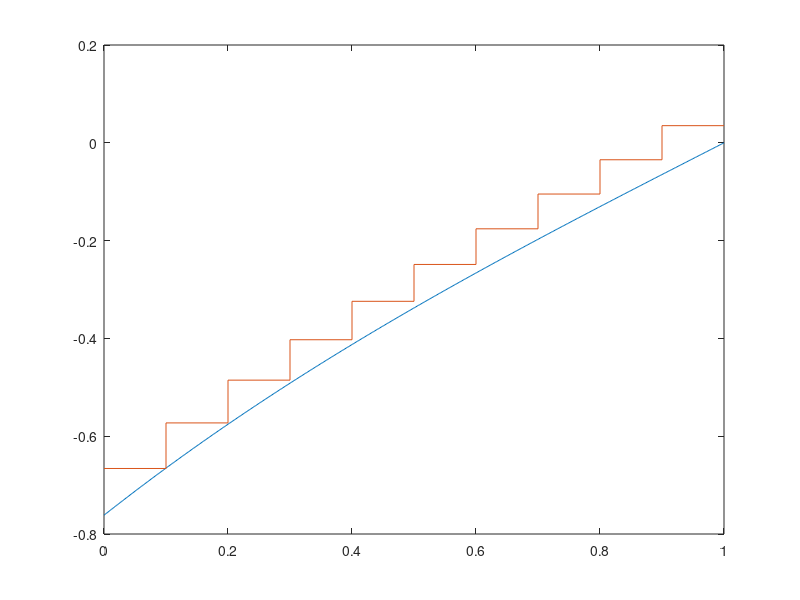

The MATLAB script that drew this image:
function rd = L06ps13(n)
    % function rd = L06ps13(n)
    %
    % numerical calculations for 6.241/F2006 PS1.3c

    if nargin<1, n = 10; end
    F = zeros(n,1);
    R = zeros(n);
    for k = 1:n,
        F(k) = -(n-k-1/2)/n^2;
        R(k,k) = 1/n+(n-k-1/3)/n^3;
        for i = 1:(k-1),
            R(k,i) = -F(k)/n;
            R(i,k) = R(k,i);
        end
    end
    u = inv(R)*F;            % optimal u
    u = [u';u']; u = u(:);     % prepare for nice plotting
    t = [(0:n-1)/n;(1:n)/n]; t = t(:);

    t0 = linspace(0,1,500)';
    u0 = (exp(t0-1)-exp(1-t0))/(exp(1)+exp(-1));
    close(gcf)
    plot(t0,u0,t,u)

end
